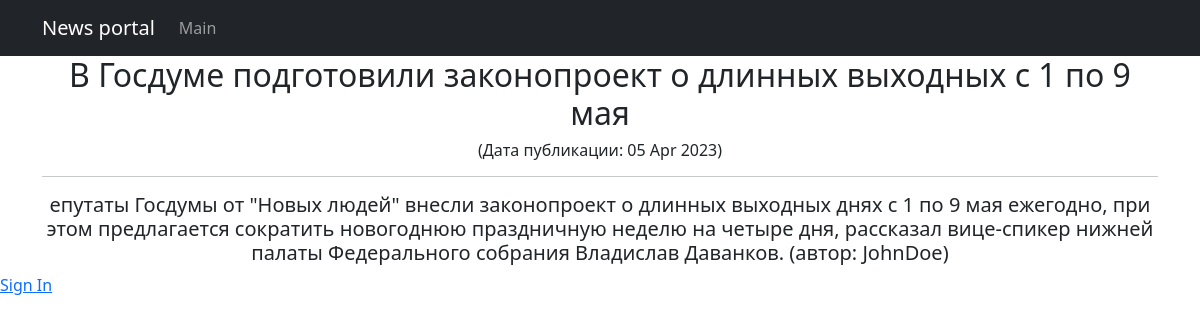
Page /news/31 on the earlier database version.
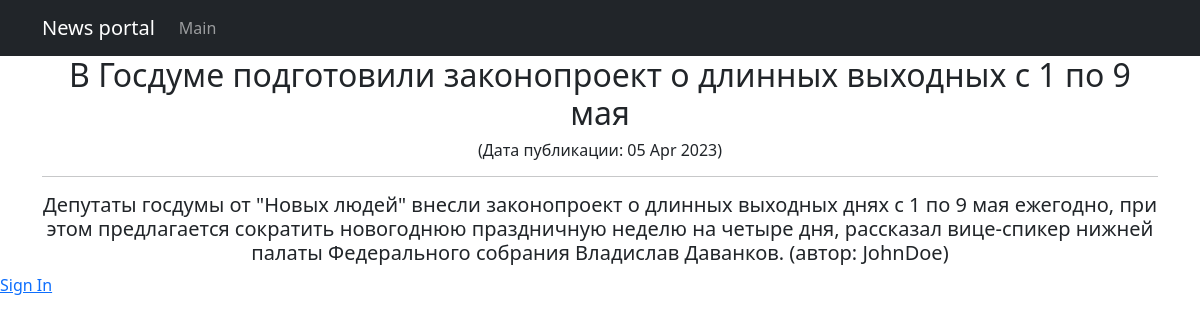
Same page on the later database version.
### chitchat/models.py (models this page shows, shortened)
class Post(models.Model):
    news = 'N'
    article = 'A'
    POST_TYPES = [
        (news, 'Новость'),
        (article, 'Статья')
    ]
    author = models.ForeignKey(Author, on_delete=models.CASCADE, verbose_name='автор')
    post_type = models.CharField(
        max_length=1, choices=POST_TYPES,
        default=article, verbose_name='тип новости'
    )
    time_creation = models.DateTimeField(auto_now_add=True)
    post_category = models.ManyToManyField(Category, through='PostCategory')
    title = models.CharField(max_length=100, unique=True, verbose_name='заголовок')
    text = models.TextField(verbose_name='текст')
    rating = models.IntegerField(default=0, verbose_name='рейтинг')
    class Meta:
        verbose_name = 'новость'
        verbose_name_plural = 'новости'

class Author(models.Model):
    authorUser = models.OneToOneField(User, on_delete=models.CASCADE, verbose_name='автор')
    ratingAuthor = models.IntegerField(default=0, verbose_name='рейтинг')
    class Meta:  #  Возвращает название категории во множественном или единственном числе в админпанеле
        verbose_name = 'автор'
        verbose_name_plural = 'авторы'

### chitchat/views.py (the view)
# urls.py: path('<int:pk>', PostDetail.as_view(), name='post_detail'),
class PostDetail(DetailView):
    model = Post
    template_name = 'post.html'
    context_object_name = 'post'

### chitchat/templatetags/censor_filter.py (called while the page is built)
@register.filter()
def censor(text):
    for word in text.split():
        if word.lower() in RUDE_WORDS:
            text = text.replace(word, f"{word[0]}{'*'*(len(word)-1)}")
    return text

### templates/post.html (shortened to what this page needs)
{% extends 'flatpages/default.html' %}
{% load censor_filter %}
{% block content %}
<h2>{{ post.title }}</h2>
<h6> (Дата публикации: {{ post.time_creation|date:'d M Y' }}) </h6>
<hr>
<h5>{{ post.text|censor }} (автор: {{ post.author.authorUser }})</h5>
{% endblock content %}

Differences in the rows shown:
changed Post "В Госдуме подготовили законопроект о длинных выходных с 1 по 9 мая": text|censor "епутаты Госдумы от \"Новых людей\" внесли…" → "Депутаты госдумы от \"Новых людей\" внесли…"
